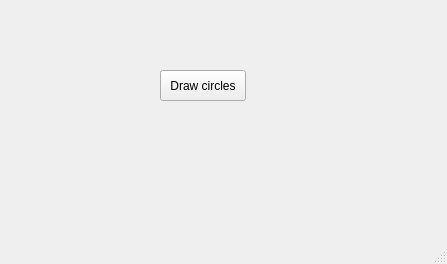
<?xml version="1.0" encoding="UTF-8"?>
<ui version="4.0">
 <class>MainWindow</class>
 <widget class="QMainWindow" name="MainWindow">
  <property name="geometry">
   <rect>
    <x>0</x>
    <y>0</y>
    <width>447</width>
    <height>264</height>
   </rect>
  </property>
  <property name="windowTitle">
   <string>MainWindow</string>
  </property>
  <widget class="QWidget" name="centralwidget">
   <widget class="QPushButton" name="pushButton">
    <property name="geometry">
     <rect>
      <x>160</x>
      <y>70</y>
      <width>86</width>
      <height>31</height>
     </rect>
    </property>
    <property name="text">
     <string>Draw circles</string>
    </property>
   </widget>
  </widget>
  <widget class="QMenuBar" name="menubar">
   <property name="geometry">
    <rect>
     <x>0</x>
     <y>0</y>
     <width>447</width>
     <height>27</height>
    </rect>
   </property>
  </widget>
  <widget class="QStatusBar" name="statusbar"/>
 </widget>
 <resources/>
 <connections/>
</ui>
